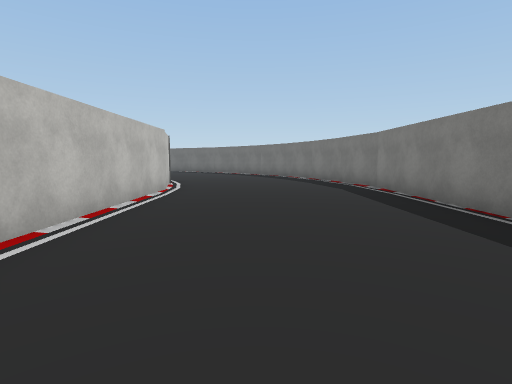
view 1 (above)

16 first-person views from a walk through a Unity game level. The camera is 1.4 m above the floor, tilts 6° down and sees 80° across. The floor is counted in squares, 2 m on a side. Each view is taken from the middle of a square. On the plan, view 1 faces up. The plan holds only what a view shows up to about 10 squares ahead; the rest is blank. The place goes on beyond the plan. Some surface patterns are stand-ins.

view 2
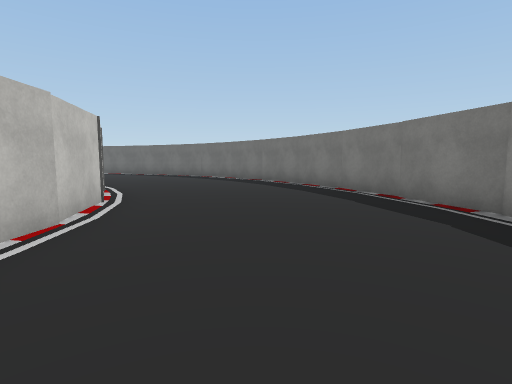

view 3
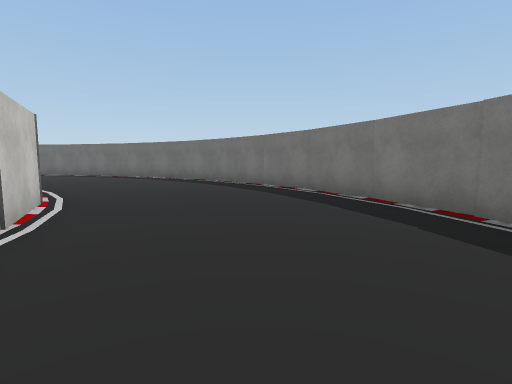

view 4
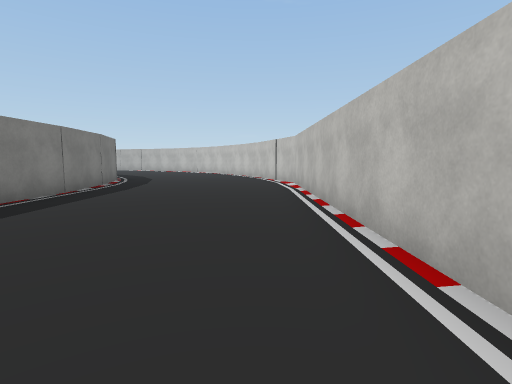

view 5
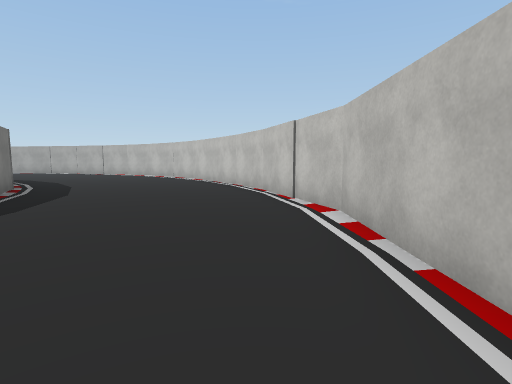

view 6
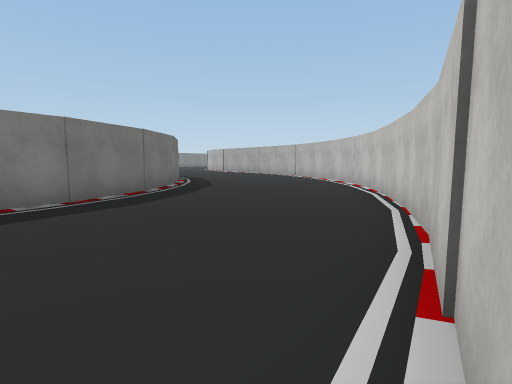

view 7
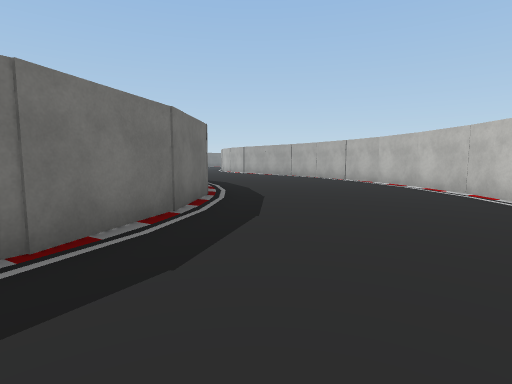

view 8
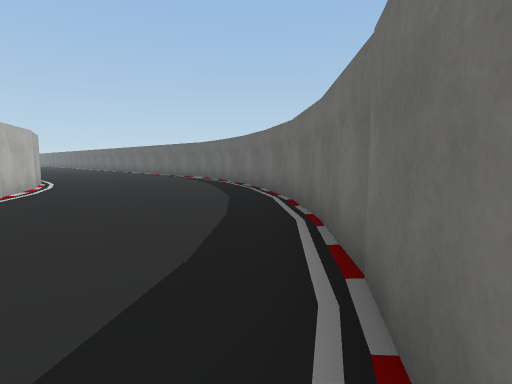

view 9
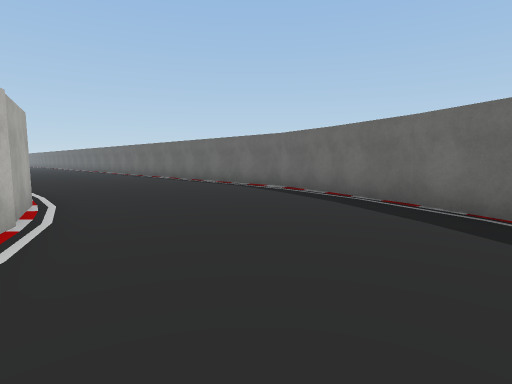

view 10
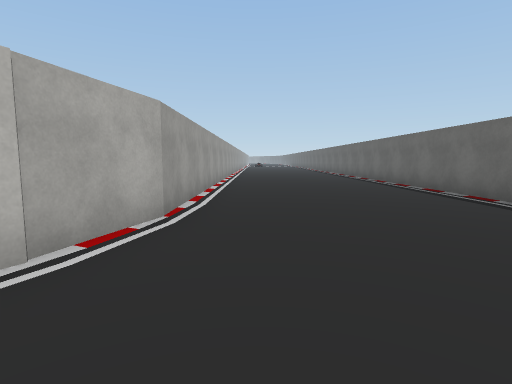

view 11
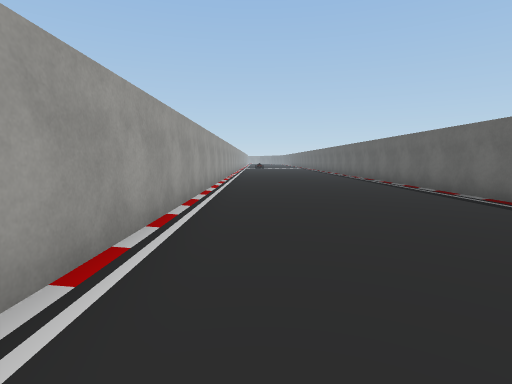

view 12
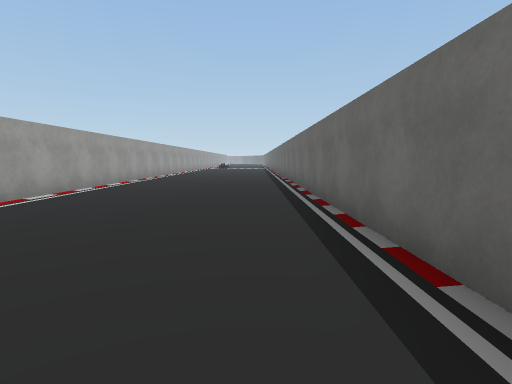

view 13
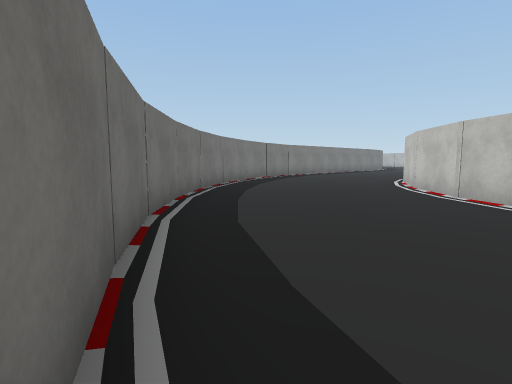

view 14
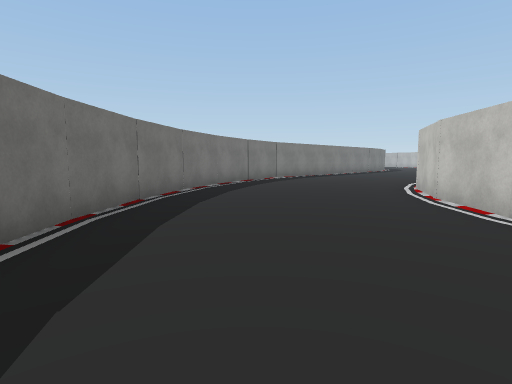

view 15
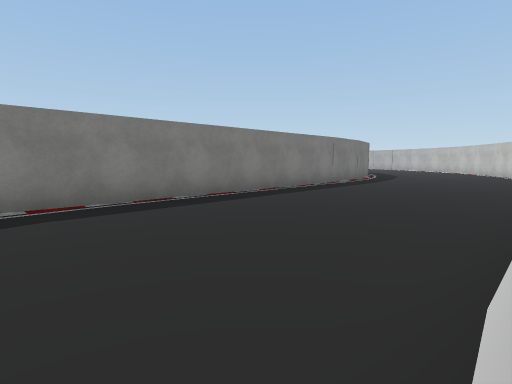

view 16
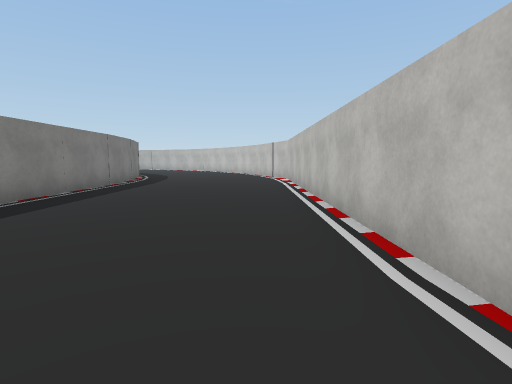

### Floor plan
Points are (right, up) in squares from view 1. A wall is a line through its corners. A room is listed if a view was taken in it or the views show most of it. See-through windows are left out.
Room 1 (views 1, 2, 3, 4, 5, 6, 7, 8, 9, 10, 11, 12, 13, 14, 15, 16)
walls: (-2.1, 7.4) (-2.1, -3.1); (-2.6, 9.2) (-2.2, 7.3); (-3.5, 10.9) (-2.5, 9); (2.7, 9.6) (2.1, 11.5) (1.3, 13.1); (3.1, 7.7) (2.7, 9.8); (-4.7, 12.4) (-3.4, 10.8); (1.4, 13) (0.2, 14.7) (-1, 16.1); (-0.9, 16) (-2.4, 17.3) (-4, 18.3); (-8.1, 14.5) (-6.2, 13.6) (-4.6, 12.3); (3.1, -0.5) (3.1, 7.9); (-9.7, 14.9) (-8, 14.4); (-3.9, 18.3) (-5.7, 19.2); (-2.2, -2.9) (-1.2, -6.2); (-5.6, 19.1) (-9.3, 20.3); (3.3, -2.6) (3, -0.4); (3.8, -4.4) (3.2, -2.4); (-9.1, 20.2) (-20.5, 20.2); (-1.2, -6.1) (-0.4, -7.7); (4.7, -6.1) (3.7, -4.3); (-0.5, -7.6) (1.3, -10.5); (6.1, -7.7) (4.6, -6.1); (1.3, -10.4) (2.4, -11.5); (-20.5, 14.9) (-9.8, 14.9); (2.3, -11.4) (3.7, -12.5); (3.6, -12.5) (5.1, -13.4); (5, -13.3) (5.7, -13.6)

Where each view was taken, in squares from view 1:
view 1: 0 up, 0 right, facing up
view 2: 4 up, 0 right, facing up
view 3: 6 up, 0 right, facing up
view 4: 6 up, 1 left, facing down
view 5: 1 up, 1 left, facing down
view 6: 3 down, 2 left, facing down-right
view 7: 4 down, 1 right, facing down-right
view 8: 13 up, 1 right, facing up-left
view 9: 14 up, 4 left, facing up-left
view 10: 16 up, 6 left, facing left
view 11: 16 up, 11 left, facing left
view 12: 19 up, 11 left, facing left
view 13: 19 up, 6 left, facing down-right
view 14: 17 up, 5 left, facing down-right
view 15: 8 up, 2 left, facing down-right
view 16: 8 up, 1 left, facing down
